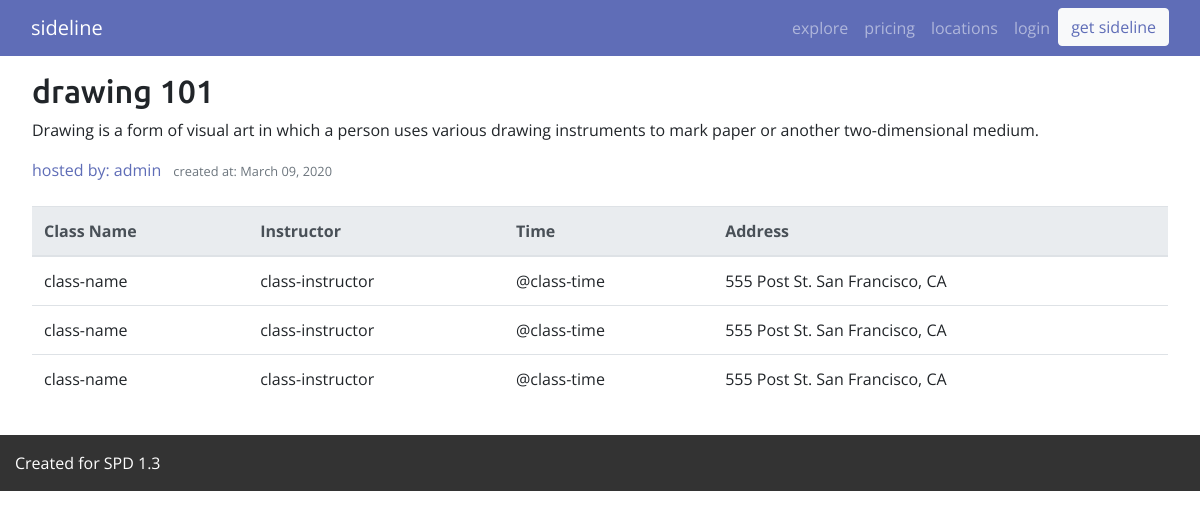
Page /hobbies/11/ on the committed database.
### hobbies/models.py (models this page shows, shortened)
class Hobbies(models.Model):
    title = models.CharField(max_length=100)
    content = models.TextField()
    img_url = models.URLField(max_length=1000, default="https://www.okea.org/wp-content/uploads/2019/10/placeholder.png")
    date_posted = models.DateTimeField(default=timezone.now)
    author = models.ForeignKey(User, on_delete=models.SET_NULL, null=True)

### hobbies/views.py (the view)
# urls.py: path('hobbies/<int:pk>/', HobbiesDetailView.as_view(), name='hobbies-detail'),
class HobbiesDetailView(DetailView):
    model = Hobbies

### hobbies/templates/hobbies/hobbies_detail.html (shortened to what this page needs)
{% extends "hobbies/base.html" %}
{% block content %}
        <div class="">
            <div class="">
                <h2 class="">{{ object.title }}</h2>
                <p class="">{{ object.content }}</p>
                <div class="">
                    <a class="mr-2" href="#">hosted by: {{ object.author }}</a>
                    <small class="text-muted">created at: {{ object.date_posted|date:"F d, Y" }}</small>
                </div>
            </div>
            <br>
            <table class="table table-hover">
                <thead class="thead-light">
                    <tr>
                        <th scope="col">Class Name</th>
                        <th scope="col">Instructor</th>
                        <th scope="col">Time</th>
                        <th scope="col">Address</th>
                    </tr>
                </thead>
                <tbody>
                    <tr>
                        <td>class-name</td>
                        <td>class-instructor</td>
                        <td>@class-time</td>
                        <td>555 Post St. San Francisco, CA</td>
                    </tr>
                    <tr>
                        <td>class-name</td>
                        <td>class-instructor</td>
                        <td>@class-time</td>
                        <td>555 Post St. San Francisco, CA</td>
                    </tr>
                    <tr>
                        <td>class-name</td>
                        <td>class-instructor</td>
                        <td>@class-time</td>
                        <td>555 Post St. San Francisco, CA</td>
                    </tr>
                </tbody>
            </table>
        </div>
{% endblock content %}

### static/css/style.css (style rules this page uses)
html, body { font-family: 'Open Sans', sans-serif; }
h1, h2, h3, h4, h5 { font-family: 'Ubuntu', sans-serif; }
a { color: #5f6db7; }

### rows in the picture
Hobbies: title "drawing 101", content "Drawing is a form of visual art in which a person uses various drawing instruments to mark paper or another two-dimensional medium.", author "admin", date_posted "March 09, 2020"
